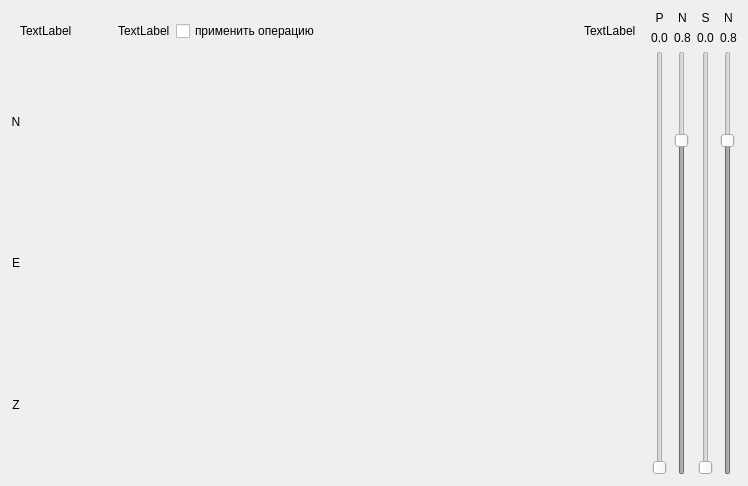
<?xml version="1.0" encoding="UTF-8"?>
<ui version="4.0">
 <class>TraceWidget</class>
 <widget class="QWidget" name="TraceWidget">
  <property name="geometry">
   <rect>
    <x>0</x>
    <y>0</y>
    <width>748</width>
    <height>486</height>
   </rect>
  </property>
  <property name="sizePolicy">
   <sizepolicy hsizetype="Preferred" vsizetype="Preferred">
    <horstretch>0</horstretch>
    <verstretch>0</verstretch>
   </sizepolicy>
  </property>
  <property name="windowTitle">
   <string>Form</string>
  </property>
  <property name="layoutDirection">
   <enum>Qt::LeftToRight</enum>
  </property>
  <property name="autoFillBackground">
   <bool>false</bool>
  </property>
  <layout class="QHBoxLayout" name="horizontalLayout_12">
   <item>
    <layout class="QVBoxLayout" name="verticalLayout_2">
     <property name="spacing">
      <number>0</number>
     </property>
     <item>
      <widget class="QWidget" name="horizont_2" native="true">
       <property name="sizePolicy">
        <sizepolicy hsizetype="Preferred" vsizetype="Preferred">
         <horstretch>0</horstretch>
         <verstretch>0</verstretch>
        </sizepolicy>
       </property>
       <property name="maximumSize">
        <size>
         <width>16777215</width>
         <height>40</height>
        </size>
       </property>
       <layout class="QHBoxLayout" name="horizontalLayout">
        <item>
         <widget class="QLabel" name="file_label">
          <property name="sizePolicy">
           <sizepolicy hsizetype="Preferred" vsizetype="Preferred">
            <horstretch>0</horstretch>
            <verstretch>0</verstretch>
           </sizepolicy>
          </property>
          <property name="text">
           <string>TextLabel</string>
          </property>
         </widget>
        </item>
        <item>
         <spacer name="horizontalSpacer">
          <property name="orientation">
           <enum>Qt::Horizontal</enum>
          </property>
          <property name="sizeType">
           <enum>QSizePolicy::Maximum</enum>
          </property>
          <property name="sizeHint" stdset="0">
           <size>
            <width>40</width>
            <height>20</height>
           </size>
          </property>
         </spacer>
        </item>
        <item>
         <widget class="QLabel" name="station_label">
          <property name="sizePolicy">
           <sizepolicy hsizetype="Preferred" vsizetype="Preferred">
            <horstretch>0</horstretch>
            <verstretch>0</verstretch>
           </sizepolicy>
          </property>
          <property name="text">
           <string>TextLabel</string>
          </property>
         </widget>
        </item>
        <item>
         <widget class="QCheckBox" name="apply_operation_chkbox">
          <property name="text">
           <string>применить операцию</string>
          </property>
         </widget>
        </item>
        <item>
         <spacer name="horizontalSpacer_2">
          <property name="orientation">
           <enum>Qt::Horizontal</enum>
          </property>
          <property name="sizeHint" stdset="0">
           <size>
            <width>40</width>
            <height>20</height>
           </size>
          </property>
         </spacer>
        </item>
        <item>
         <widget class="QLabel" name="time_on_graph">
          <property name="text">
           <string>TextLabel</string>
          </property>
         </widget>
        </item>
       </layout>
      </widget>
     </item>
     <item>
      <layout class="QHBoxLayout" name="horizontalLayout_5">
       <item>
        <widget class="QLabel" name="label">
         <property name="minimumSize">
          <size>
           <width>10</width>
           <height>0</height>
          </size>
         </property>
         <property name="maximumSize">
          <size>
           <width>10</width>
           <height>16777215</height>
          </size>
         </property>
         <property name="text">
          <string>N</string>
         </property>
         <property name="alignment">
          <set>Qt::AlignCenter</set>
         </property>
        </widget>
       </item>
       <item>
        <widget class="CustomPlotWidget" name="N_trace" native="true">
         <property name="sizePolicy">
          <sizepolicy hsizetype="Expanding" vsizetype="Preferred">
           <horstretch>0</horstretch>
           <verstretch>0</verstretch>
          </sizepolicy>
         </property>
        </widget>
       </item>
      </layout>
     </item>
     <item>
      <layout class="QHBoxLayout" name="horizontalLayout_6">
       <item>
        <widget class="QLabel" name="label_2">
         <property name="minimumSize">
          <size>
           <width>10</width>
           <height>0</height>
          </size>
         </property>
         <property name="maximumSize">
          <size>
           <width>10</width>
           <height>16777215</height>
          </size>
         </property>
         <property name="text">
          <string>E</string>
         </property>
         <property name="alignment">
          <set>Qt::AlignCenter</set>
         </property>
        </widget>
       </item>
       <item>
        <widget class="CustomPlotWidget" name="E_trace" native="true">
         <property name="sizePolicy">
          <sizepolicy hsizetype="Expanding" vsizetype="Preferred">
           <horstretch>0</horstretch>
           <verstretch>0</verstretch>
          </sizepolicy>
         </property>
        </widget>
       </item>
      </layout>
     </item>
     <item>
      <layout class="QHBoxLayout" name="horizontalLayout_7">
       <item>
        <widget class="QLabel" name="label_3">
         <property name="minimumSize">
          <size>
           <width>10</width>
           <height>0</height>
          </size>
         </property>
         <property name="maximumSize">
          <size>
           <width>10</width>
           <height>16777215</height>
          </size>
         </property>
         <property name="text">
          <string>Z</string>
         </property>
         <property name="alignment">
          <set>Qt::AlignCenter</set>
         </property>
        </widget>
       </item>
       <item>
        <widget class="CustomPlotWidget" name="Z_trace" native="true">
         <property name="sizePolicy">
          <sizepolicy hsizetype="Expanding" vsizetype="Preferred">
           <horstretch>0</horstretch>
           <verstretch>0</verstretch>
          </sizepolicy>
         </property>
        </widget>
       </item>
      </layout>
     </item>
    </layout>
   </item>
   <item>
    <layout class="QVBoxLayout" name="verticalLayout">
     <item>
      <layout class="QHBoxLayout" name="horizontalLayout_3">
       <item>
        <widget class="QLabel" name="p_label">
         <property name="text">
          <string>P</string>
         </property>
         <property name="alignment">
          <set>Qt::AlignCenter</set>
         </property>
        </widget>
       </item>
       <item>
        <widget class="QLabel" name="label_4">
         <property name="text">
          <string>N</string>
         </property>
         <property name="alignment">
          <set>Qt::AlignCenter</set>
         </property>
        </widget>
       </item>
      </layout>
     </item>
     <item>
      <layout class="QHBoxLayout" name="horizontalLayout_4">
       <item>
        <widget class="QLabel" name="p_value_label">
         <property name="text">
          <string>0.0</string>
         </property>
         <property name="alignment">
          <set>Qt::AlignCenter</set>
         </property>
        </widget>
       </item>
       <item>
        <widget class="QLabel" name="noise_p_value_label">
         <property name="text">
          <string>0.8</string>
         </property>
         <property name="alignment">
          <set>Qt::AlignCenter</set>
         </property>
        </widget>
       </item>
      </layout>
     </item>
     <item>
      <layout class="QHBoxLayout" name="horizontalLayout_8">
       <item>
        <widget class="QSlider" name="p_sensitivity">
         <property name="enabled">
          <bool>false</bool>
         </property>
         <property name="maximum">
          <number>100</number>
         </property>
         <property name="orientation">
          <enum>Qt::Vertical</enum>
         </property>
        </widget>
       </item>
       <item>
        <widget class="QSlider" name="noise_p_sensitivity">
         <property name="enabled">
          <bool>false</bool>
         </property>
         <property name="maximum">
          <number>100</number>
         </property>
         <property name="value">
          <number>80</number>
         </property>
         <property name="orientation">
          <enum>Qt::Vertical</enum>
         </property>
        </widget>
       </item>
      </layout>
     </item>
    </layout>
   </item>
   <item>
    <layout class="QVBoxLayout" name="verticalLayout_3">
     <item>
      <layout class="QHBoxLayout" name="horizontalLayout_9">
       <item>
        <widget class="QLabel" name="s_label">
         <property name="text">
          <string>S</string>
         </property>
         <property name="alignment">
          <set>Qt::AlignCenter</set>
         </property>
        </widget>
       </item>
       <item>
        <widget class="QLabel" name="label_5">
         <property name="text">
          <string>N</string>
         </property>
         <property name="alignment">
          <set>Qt::AlignCenter</set>
         </property>
        </widget>
       </item>
      </layout>
     </item>
     <item>
      <layout class="QHBoxLayout" name="horizontalLayout_10">
       <item>
        <widget class="QLabel" name="s_value_label">
         <property name="text">
          <string>0.0</string>
         </property>
         <property name="alignment">
          <set>Qt::AlignCenter</set>
         </property>
        </widget>
       </item>
       <item>
        <widget class="QLabel" name="noise_s_value_label">
         <property name="text">
          <string>0.8</string>
         </property>
         <property name="alignment">
          <set>Qt::AlignCenter</set>
         </property>
        </widget>
       </item>
      </layout>
     </item>
     <item>
      <layout class="QHBoxLayout" name="horizontalLayout_11">
       <item>
        <widget class="QSlider" name="s_sensitivity">
         <property name="enabled">
          <bool>false</bool>
         </property>
         <property name="maximum">
          <number>100</number>
         </property>
         <property name="orientation">
          <enum>Qt::Vertical</enum>
         </property>
        </widget>
       </item>
       <item>
        <widget class="QSlider" name="noise_s_sensitivity">
         <property name="enabled">
          <bool>false</bool>
         </property>
         <property name="maximum">
          <number>100</number>
         </property>
         <property name="value">
          <number>80</number>
         </property>
         <property name="orientation">
          <enum>Qt::Vertical</enum>
         </property>
        </widget>
       </item>
      </layout>
     </item>
    </layout>
   </item>
  </layout>
 </widget>
 <customwidgets>
  <customwidget>
   <class>CustomPlotWidget</class>
   <extends>QWidget</extends>
   <header>CustomPlotWidget</header>
   <container>1</container>
  </customwidget>
 </customwidgets>
 <resources/>
 <connections/>
</ui>
